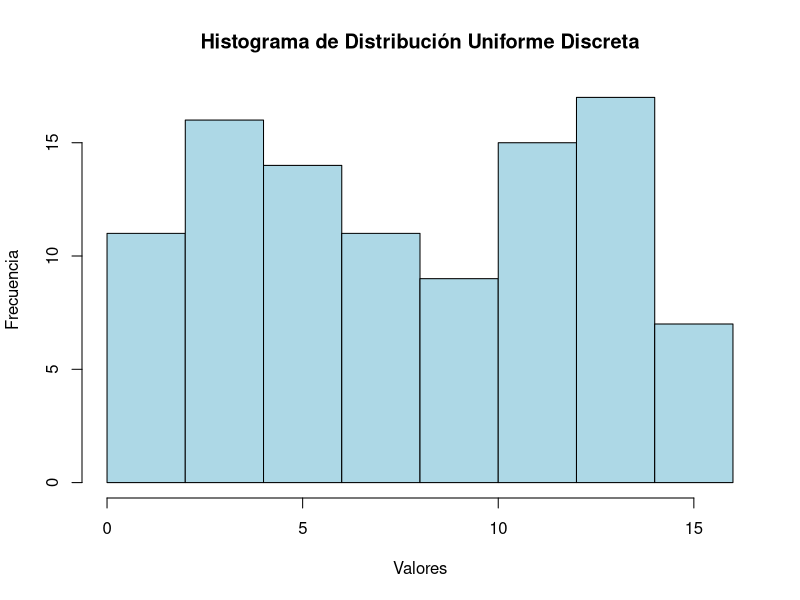
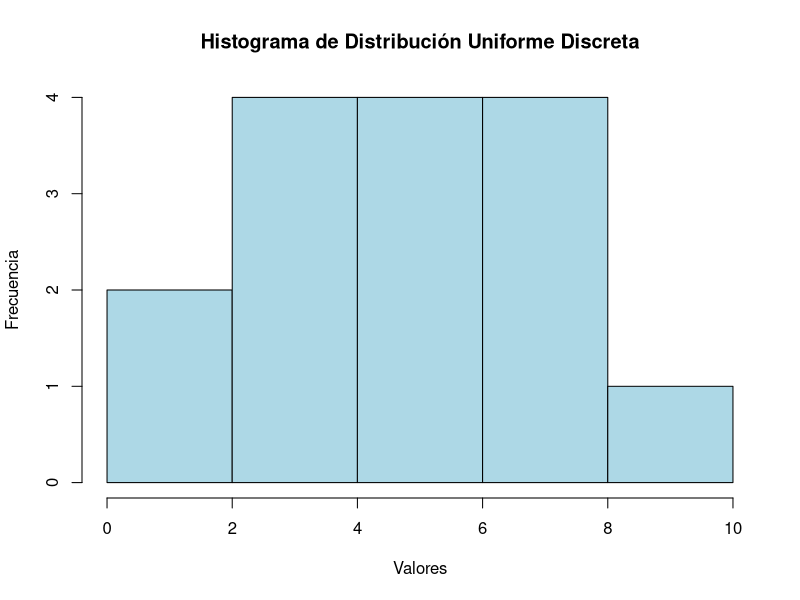
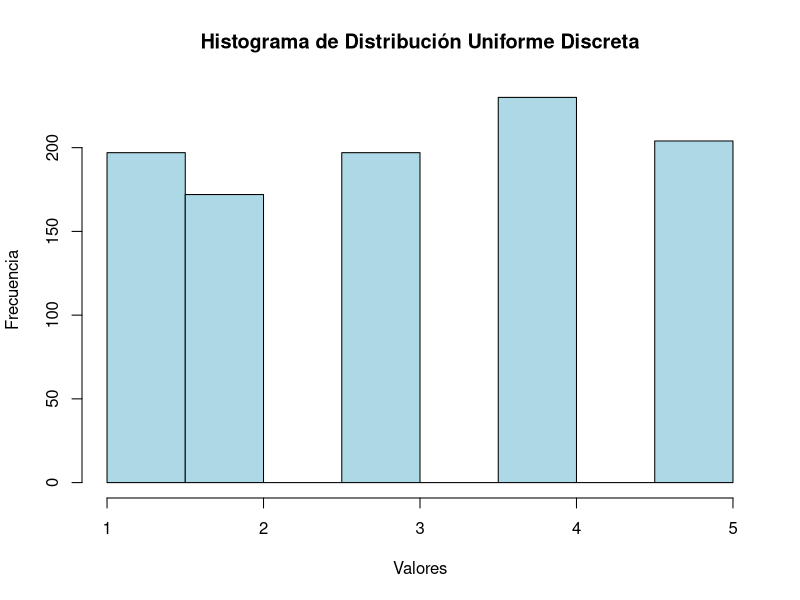
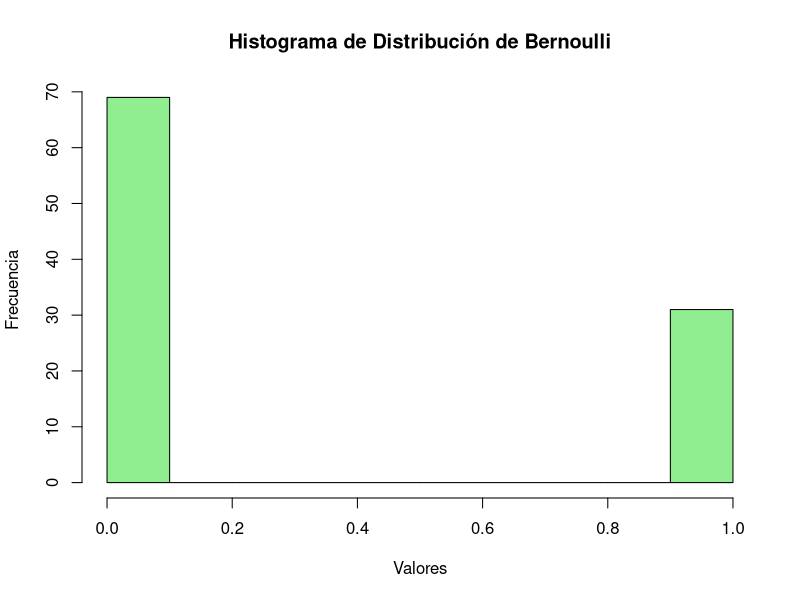
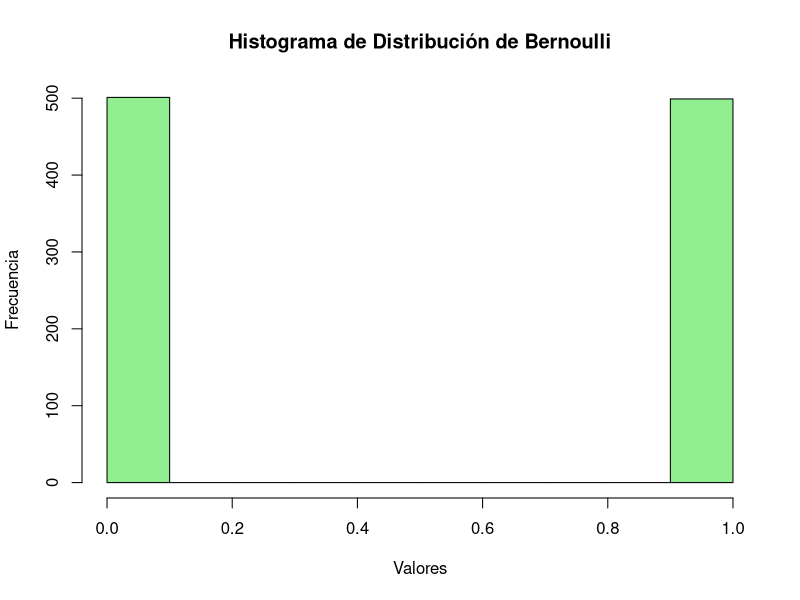
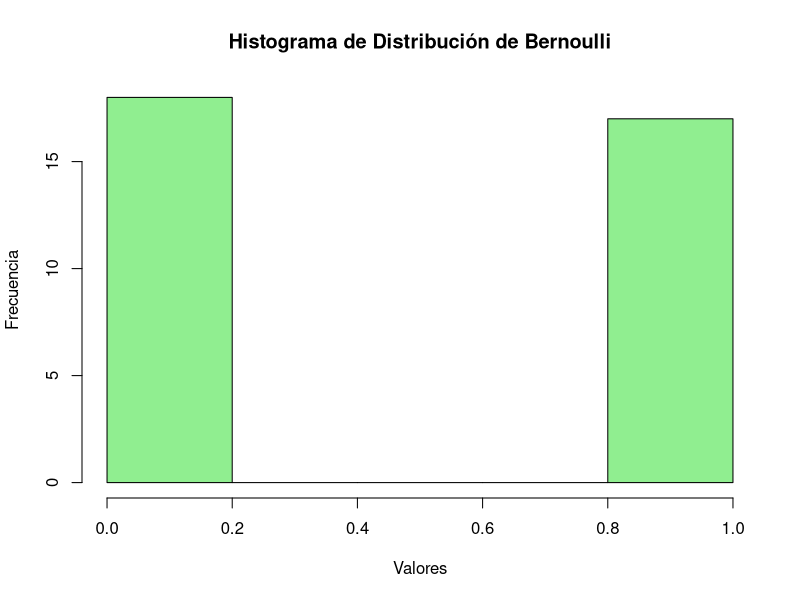
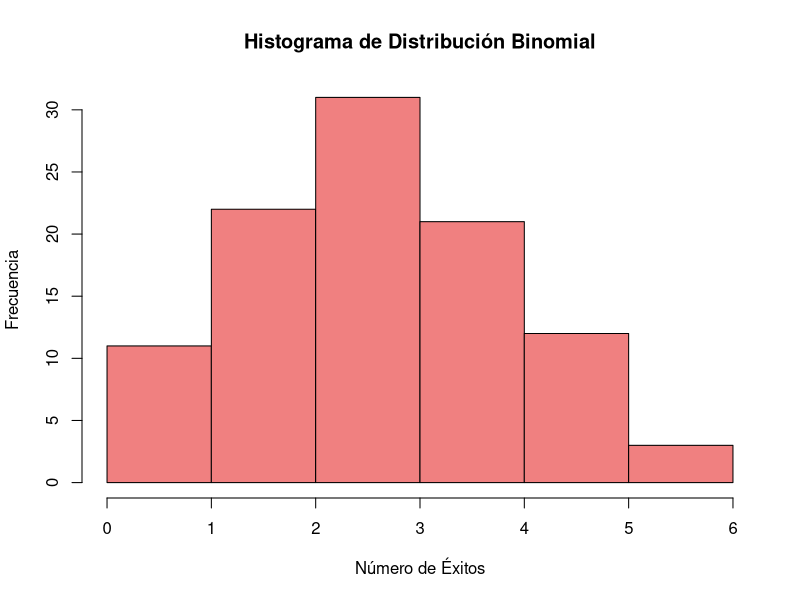
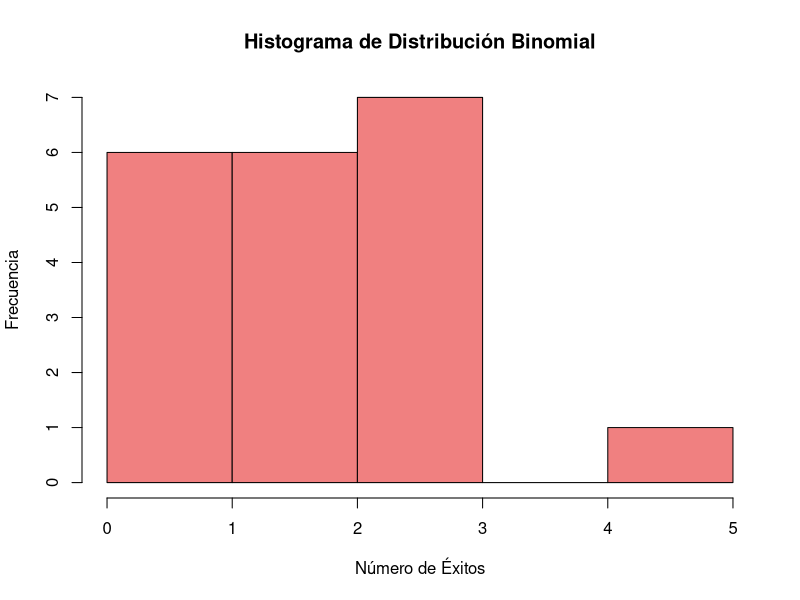

Write R code to recreate these figures, in order.
## ---- chunk 1

uniforme_discreta <- function(n, min_value, max_value)
{
  # Generar valores al azar de la distribución uniforme discreta
  random_values <- sample(min_value:max_value, n, replace = TRUE)
  
  # Graficar histograma
  histograma <- hist(random_values, main = "Histograma de Distribución Uniforme Discreta",
       xlab = "Valores", ylab = "Frecuencia", col = "lightblue", border = "black")
  
  # Devolver el vector de valores generados y el histograma para observar la simulacion 
  return(random_values)
  return(histograma)
}
## ---- chunk 2
uniforme_discreta(100,1,15)
## ---- chunk 3
uniforme_discreta(15,1,10)
## ---- chunk 4
uniforme_discreta(1000,1,5)
## ---- chunk 5
bernoulli <- function(n, prob_exito) 
  {
  # Generar valores al azar de la distribución de Bernoulli
  bernoulli_values <- rbinom(n, size = 1, prob = prob_exito)
  
  # Graficar histograma
  histograma <-hist(bernoulli_values, main = "Histograma de Distribución de Bernoulli",
       xlab = "Valores", ylab = "Frecuencia", col = "lightgreen", border = "black")
  
  # Devolver el vector de valores generados y el histograma para observar la simulación 
  return(bernoulli_values)
  return(histograma)
}
## ---- chunk 6
bernoulli(100, 0.3)
## ---- chunk 7
bernoulli(1000, 0.5)
## ---- chunk 8
bernoulli(35, 0.4)
## ---- chunk 9
binomial <- function(n, prob_exito, num_ensayos) 
  {
  # Generar valores al azar de la distribución binomial
  binomial_values <- rbinom(n, size = num_ensayos, prob = prob_exito)
  
  # Graficar histograma
  histograma <- hist(binomial_values, main = "Histograma de Distribución Binomial",
       xlab = "Número de Éxitos", ylab = "Frecuencia", col = "lightcoral", border = "black")
  
  # Devolver el vector de valores generados y el histograma para observar la simulación 
  return(binomial_values)
  return(histograma)
}

## ---- chunk 10
binomial(100, 0.3, 10)
## ---- chunk 11
binomial(20, 0.3, 8)
## ---- chunk 12
binomial(1000, 0.3, 10)
## ---- chunk 13
geometrica <- function(n, prob_exito) 
  {
  # Generar valores al azar de la distribución geométrica
  geometrica_values <- rgeom(n, prob = prob_exito)
  
  # Graficar histograma
  histograma<-hist(geometrica_values, main = "Histograma de Distribución Geométrica",
       xlab = "Número de Ensayos hasta el Primer Éxito", ylab = "Frecuencia", col ="lightyellow", border = "black")
  
  # Devolver el vector de valores generados y el histograma para observar la simulación 
  return(geometrica_values)
  return(histograma)
  
}
## ---- chunk 14
geometrica(100, 0.2)
## ---- chunk 15
geometrica(25, 0.4)
## ---- chunk 16
geometrica(1000, 0.3)
## ---- chunk 17
binomial_negativa <- function(n, r, prob_exito) 
  {
  # Generar valores al azar de la distribución binomial negativa
  binomial_negativa_values <- rnbinom(n, size = r, prob = prob_exito)
  
  # Graficar histograma
  histograma <- hist(binomial_negativa_values, main = "Histograma de Distribución Binomial Negativa",
       xlab = "Número de Ensayos hasta el Éxito número 5", ylab = "Frecuencia", col = "orange", border = "black")
  
  # Devolver el vector de valores generados y el histograma para observar la simulación 
  return(binomial_negativa_values)
  return(histograma)
}
## ---- chunk 18
binomial_negativa(100, 5, 0.3)
## ---- chunk 19
binomial_negativa(50, 15, 0.5)
## ---- chunk 20
binomial_negativa(1000, 5, 0.6)
## ---- chunk 21
hipergeometrica <- function(n, m, k, size) 
  {
  # Generar valores al azar de la distribución hipergeométrica
  hipergeometrica_values <- rhyper(n, m, k, size)
  
  # Graficar histograma
  histograma <- hist(hipergeometrica_values, main = "Histograma de Distribución Hipergeométrica",
       xlab = "Número de Éxitos en la Muestra", ylab = "Frecuencia", col = "coral", border = "black")
  
  # Devolver el vector de valores generados y el histograma para observar la simulación 
  return(hipergeometrica_values)
  return(histograma)
  
}
## ---- chunk 22
hipergeometrica(100, 20, 8, 10)
## ---- chunk 23
hipergeometrica(25, 7, 13, 5)
## ---- chunk 24
hipergeometrica(1000, 25, 10, 15)
## ---- chunk 25
poisson <- function(n, lambda) 
  {
  # Generar valores al azar de la distribución de Poisson
  poisson_values <- rpois(n, lambda)
  
  # Graficar histograma
  histograma <- hist(poisson_values, main = "Histograma de Distribución de Poisson",
       xlab = "Número de Eventos", ylab = "Frecuencia", col = "yellow", border = "black")
  
  # Devolver el vector de valores generados y el histograma para observar la simulación 
  return(poisson_values)
  return(histograma)
}
## ---- chunk 26
poisson(100, 3)
## ---- chunk 27
poisson(35, 2)
## ---- chunk 28
poisson(1000, 3)
## ---- chunk 29
exponencial <- function(N,rate) 
  {
  # Generar valores al azar de la distribución de Poisson
  exponencial_values <- rexp(N,rate)
  
  # Graficar histograma
  histograma <- hist(exponencial_values, main = "Histograma de Distribución de Exponencial",
       xlab = "Número de Eventos", ylab = "Frecuencia", col = "yellow", border = "black")
  
  # Devolver el vector de valores generados y el histograma para observar la simulación 
  return(exponencial_values)
  return(histograma)
}
## ---- chunk 30
exponencial(1000,127)
